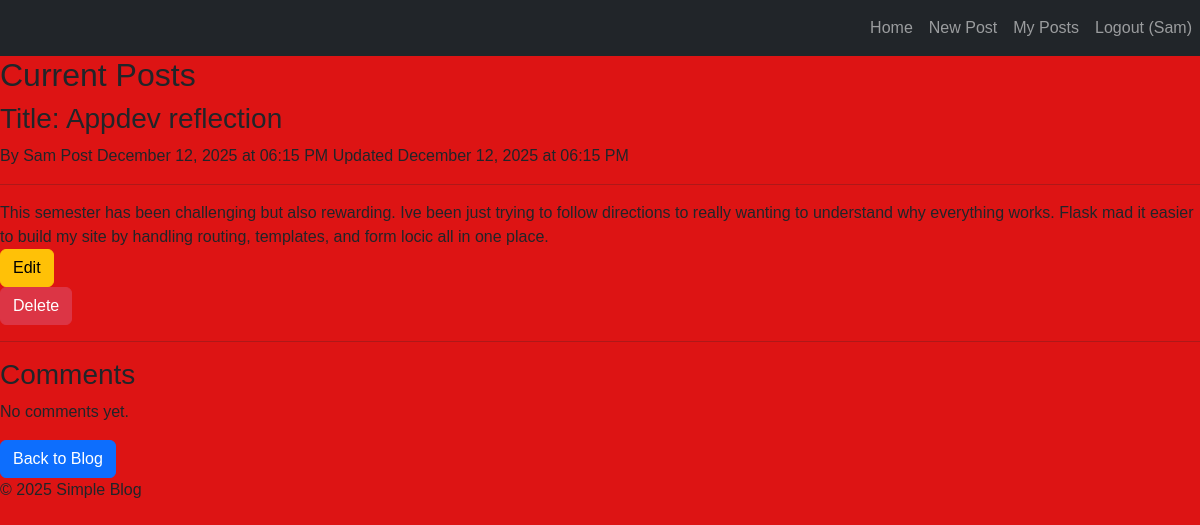
The app's page /post/2 (signed in) with its own data.
### app.py (models this page shows, shortened)
class User(UserMixin, db.Model):
    id = db.Column(db.Integer, primary_key=True)
    username = db.Column(db.String(80), unique=True, nullable=False)
    posts = db.relationship('Post', backref='author', lazy=True, cascade='all, delete-orphan')
    created_at = db.Column(db.DateTime, default=datetime.utcnow)
    password_hash = db.Column(db.String(200), nullable=False)

class Post(db.Model):
    id = db.Column(db.Integer, primary_key=True)
    title = db.Column(db.String(200), nullable=False)
    content = db.Column(db.Text, nullable=False)
    created_at = db.Column(db.DateTime, default=datetime.utcnow)
    updated_at = db.Column(db.DateTime, default=datetime.utcnow, onupdate=datetime.utcnow)
    user_id = db.Column(db.Integer, db.ForeignKey('user.id'), nullable=False)
    comments = db.relationship(
        'Comment', backref='post', lazy=True, cascade='all, delete-orphan', order_by='Comment.created_at.asc()'
    )

### app.py (the view)
@app.route('/post/<int:post_id>')
def view_post(post_id):
    post = Post.query.get_or_404(post_id)
    form = CommentForm()
    return render_template('view_post.html', post=post, form=form)

### app.py (called while the page is built)
@login_manager.user_loader
def load_user(user_id):
    return User.query.get(int(user_id))

### templates/view_post.html (shortened to what this page needs)
{% extends "base.html" %}
    {% block content %}
    <h2>Current Posts</h2>
        <div>
            <h3>Title: {{ post.title }}</h3>
            <p>
                By {{ post.author.username }}
                    Post {{ post.created_at.strftime('%B %d, %Y at %I:%M %p') }}
                {% if post.updated_at != post.created_at %}
                        Updated {{ post.updated_at.strftime('%B %d, %Y at %I:%M %p') }}
                {% endif %}
            </p>
            <hr>
            <div class="content">
                {{ post.content|replace('\n', '<br>')|safe }}
                <br>
            </div>
        </div>
        {% if current_user.is_authenticated and current_user == post.author %}
        <div>
            <a href="{{ url_for('edit_post', post_id=post.id) }}">
               <button type="button" class="btn btn-warning">Edit</button>
            </a>
            <br>
            <form method="POST" action="{{ url_for('delete_post', post_id=post.id) }}" >
                <button class="btn btn-danger"type="submit" onclick="return confirm('Are you sure you want to delete this post?');">Delete</button>
            </form>
        </div>
        {% endif %}
        <hr>
        <div>
            <h3>Comments</h3>
            {% if post.comments %}
                {% for c in post.comments %}
                    <div>
                        <strong>{{ c.author.username }}</strong>
                        <small>{{ c.created_at.strftime('%B %d, %Y at %I:%M %p') }}</small>
                        <p>{{ c.content | replace('\n', '<br>') | safe }}</p>
                    </div>
                {% endfor %}
            {% else %}
                <p>No comments yet.</p>
            {% endif %}
        </div>
        <div>
        <a href="{{ url_for('index') }}"><button type="button" class="btn btn-primary">Back to Blog</button></a>
        </div>
    {% endblock %}

### templates/base.html (shortened to what this page needs)
<!DOCTYPE html>
<html lang="en">
<head>
    <link href="https://cdn.jsdelivr.net/npm/bootstrap@5.3.0/dist/css/bootstrap.min.css" rel="stylesheet">
    <link rel="stylesheet" type="text/css" href="{{ url_for('static', filename='style.css') }}">
</head>
<body>
    <nav class="navbar navbar-expand-lg navbar-dark bg-dark">
        <div class="collapse navbar-collapse" id="navbarNav">
            <ul class="navbar-nav ms-auto">
                <li class="nav-item">
                    <a class="nav-link" href="{{ url_for('index') }}">Home</a>
                </li>
                {% if current_user.is_authenticated %}
                    <li class="nav-item">
                        <a class="nav-link" href="{{ url_for('create_post') }}">New Post</a>
                    </li>
                    <li class="nav-item">
                        <a class="nav-link" href="{{ url_for('user_posts', username=current_user.username) }}">My Posts</a>
                    </li>
                    <li class="nav-item">
                        <a class="nav-link" href="{{ url_for('logout') }}">Logout ({{ current_user.username }})</a>
                    </li>
                {% endif %}
            </ul>
        </div>
    </nav>
    <main>
        {% block content %}{% endblock %}
    </main>
    <footer>
        <div>
            <p1>&copy; 2025 Simple Blog</p1>
        </div>
    </footer>
</body>
</html>

### static/style.css (style rules this page uses)
body { font-family: Arial, sans-serif; background-color: #dd1414; margin: 0; padding: 0; }

### records on screen
User: username "Sam", author.username "Sam"
Post: title "Appdev reflection", created_at "December 12, 2025 at 06:15 PM", updated_at "December 12, 2025 at 06:15 PM", content "This semester has been challenging but also rewarding. Ive been just trying to follow directions to really wanting to understand why everything works. Flask mad it easier to build my site by handling routing, templates, and form locic all in one place."
